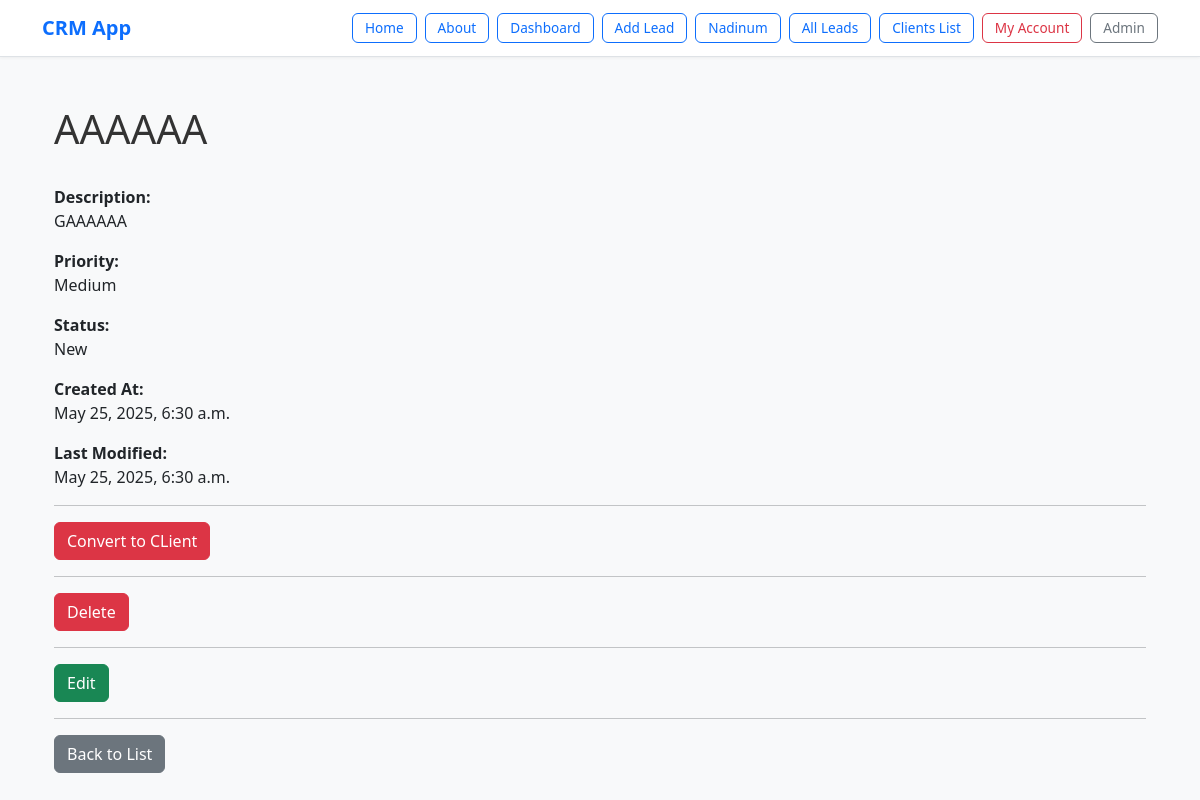
Screenshot of /30/ (signed in) with the database file from the repository.
### lead/models.py (models this page shows, shortened)
class Lead(models.Model):
    LOW= 'low'
    MEDIUM='medium'
    HIGH='high'
    CHOICES_PRIORITY=(
        (LOW,"Low"),
        (MEDIUM, 'Medium'),
        (HIGH, 'High'),
    )
    NEW='new'
    CONTACTED='contacted'
    WON='won'
    LOST='lost'
    CHOICES_STATUS=(
        (NEW, 'New'),
        (CONTACTED,"Contacted"),
        (WON, 'Won'),
        (LOST, 'Lost'),
    )
    name=models.CharField(max_length=50)
    team=models.ForeignKey(Team, related_name='leads', on_delete=models.CASCADE)
    email=models.EmailField()
    description=models.TextField(blank=True, null=True)
    priority=models.CharField(max_length=12, choices=CHOICES_PRIORITY, default=LOW)
    status=models.CharField(max_length=12, choices=CHOICES_STATUS, default=NEW)
    converted_to_client=models.BooleanField(default=False)
    created_by=models.ForeignKey(User, related_name='leads', on_delete=models.CASCADE)
    created_at=models.DateTimeField(auto_now_add=True)
    modified_at=models.DateTimeField(auto_now=True)
    class Meta:
        ordering = ('name',)  # ✅ tuple

### lead/views.py (the view)
# urls.py: path('<int:pk>/', views.leads_details,name="lead_details"),
@login_required
def leads_details(request,pk):
    lead=get_object_or_404(Lead, created_by=request.user,pk=pk)
    return render(request,'lead/leads_details.html',{
        'lead':lead
    })

### lead/templates/lead/leads_details.html (shortened to what this page needs)
{% extends 'crm/base.html' %}
{% block content %}
<div class="container">
    <div class="d-flex justify-content-between align-items-center mb-4">
        <h1>{{ lead.name }}</h1>
    </div>
    {% if lead.description %}
        <div class="mb-3">
            <strong>Description:</strong>
            <p>{{ lead.description }}</p>
        </div>
    {% endif %}
    <div class="mb-3">
        <strong>Priority:</strong>
        <p>{{ lead.get_priority_display }}</p>
    </div>
    <div class="mb-3">
        <strong>Status:</strong>
        <p>{{ lead.get_status_display }}</p>
    </div>
    <div class="mb-3">
        <strong>Created At:</strong>
        <p>{{ lead.created_at }}</p>
    </div>
    <div class="mb-3">
        <strong>Last Modified:</strong>
        <p>{{ lead.modified_at }}</p>
    </div>
    <hr>
    <a href="{% url 'lead_convert' lead.id %}" class="btn btn-danger">Convert to CLient</a>
    <hr>
    <a href="{% url 'lead_delete' lead.id %}" class="btn btn-danger">Delete</a>
    <hr>
    <a href="{% url 'edit_leads' lead.id %}" class="btn btn-success">Edit</a>
    <hr>
    <a href="{% url 'leads_list' %}" class="btn btn-secondary">Back to List</a>
</div>
{% endblock %}

### crm/templates/crm/base.html (style rules this page uses)
body { font-family: "Segoe UI", Roboto, sans-serif; background-color: #f8f9fa; }
.container h1, .container h3 { color: #333; }

### rows the page displays
Lead: name "AAAAAA", description "GAAAAAA", priority "Medium", status "New", created_at "May 25, 2025, 6:30 a.m.", modified_at "May 25, 2025, 6:30 a.m."
